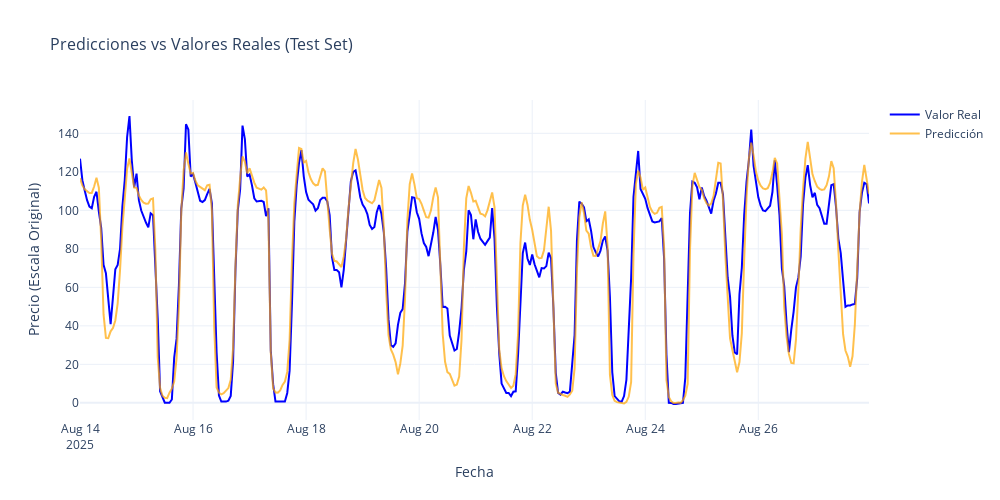

Notebook source saved alongside this figure:
### Code cell
# Evaluar el modelo con el test set (datos nunca vistos)
print("\n" + "="*50)
print("EVALUACIÓN FINAL CON TEST SET")
print("="*50)

# Hacer predicciones en el test set
y_pred_scaled = model.predict(X_test_scaled)
y_pred = scaler_y.inverse_transform(y_pred_scaled.reshape(-1, 1)).flatten()
y_real = scaler_y.inverse_transform(y_test_scaled.reshape(-1, 1)).flatten()


# MAE
mae_test = mean_absolute_error(y_real, y_pred)
print(f"MAE en Test Set: {mae_test:.2f} €/MWh")
print(f"Error absoluto medio: ±{mae_test:.2f} €/MWh")


fechas_test = df_data['Datetime_hour'].iloc[-num_test_days*24:]

# Crear un DataFrame con los datos para Plotly
df_plot = pd.DataFrame({
    'Fecha': fechas_test,
    'Valor Real': y_real,
    'Predicción': y_pred
})

# Crear el gráfico interactivo con Plotly Express
fig = px.line(df_plot, x='Fecha', y=['Valor Real', 'Predicción'],
              title='Predicciones vs Valores Reales (Test Set)',
              labels={'value': 'Precio (Escala Original)', 'variable': 'Leyenda'},
              color_discrete_map={'Valor Real': 'blue', 'Predicción': 'orange'})

# Personalizar el gráfico
fig.update_layout(
    title_font_size=16,
    xaxis_title='Fecha',
    xaxis_title_font_size=14,
    yaxis_title='Precio (Escala Original)',
    yaxis_title_font_size=14,
    legend_title='',
    width=1000,
    height=500,
    template='plotly_white'
)

# Ajustar la opacidad de la línea de predicción
fig.update_traces(opacity=0.7, selector={'name': 'Predicción'})

# Mostrar la cuadrícula
fig.update_xaxes(showgrid=True)
fig.update_yaxes(showgrid=True)

# Mostrar el gráfico
fig.show()

### Figure 1 — Plotly figure (JSON) as saved in the notebook; plotly's stock layout.template omitted (floating-point values rounded to 4 significant figures; data arrays with more than 128 entries replaced by an {"elided": "..."} marker saying what was removed)
{"data": [{"hovertemplate": "Leyenda=Valor Real<br>Fecha=%{x}<br>Precio (Escala Original)=%{y}<extra></extra>", "legendgroup": "Valor Real", "line": {"color": "blue", "dash": "solid"}, "marker": {"symbol": "circle"}, "mode": "lines", "name": "Valor Real", "orientation": "v", "showlegend": true, "type": "scatter", "x": {"elided": "336 str values"}, "xaxis": "x", "y": {"elided": "336 float values"}, "yaxis": "y"}, {"hovertemplate": "Leyenda=Predicción<br>Fecha=%{x}<br>Precio (Escala Original)=%{y}<extra></extra>", "legendgroup": "Predicción", "line": {"color": "orange", "dash": "solid"}, "marker": {"symbol": "circle"}, "mode": "lines", "name": "Predicción", "opacity": 0.7, "orientation": "v", "showlegend": true, "type": "scatter", "x": {"elided": "336 str values"}, "xaxis": "x", "y": {"elided": "336 float values"}, "yaxis": "y"}], "layout": {"height": 500, "legend": {"title": {"text": ""}, "tracegroupgap": 0}, "title": {"font": {"size": 16}, "text": "Predicciones vs Valores Reales (Test Set)"}, "width": 1000, "xaxis": {"anchor": "y", "domain": [0, 1], "showgrid": true, "title": {"font": {"size": 14}, "text": "Fecha"}}, "yaxis": {"anchor": "x", "domain": [0, 1], "showgrid": true, "title": {"font": {"size": 14}, "text": "Precio (Escala Original)"}}}}
